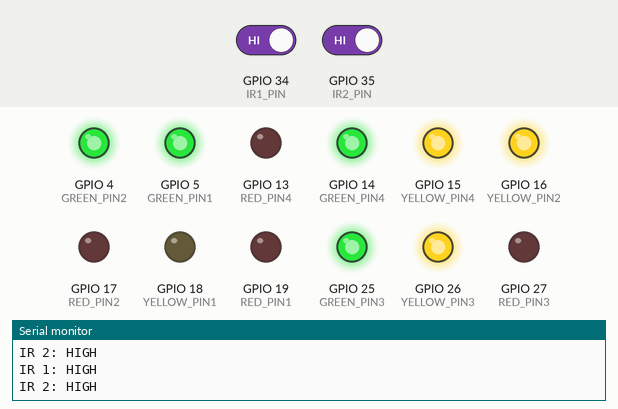
This program was run on a simulated ESP32. On the bench: output pins drawn as LEDs (lit = HIGH), the last lines printed to the serial monitor. The inputs (shaded band) are chosen by the test bench; at power-on: GPIO 34 (IR1_PIN) HIGH, GPIO 35 (IR2_PIN) HIGH.

Above: at 1.8 s.
1.9 s: GPIO 34 (IR1_PIN) driven LOW
At 3.2 s:
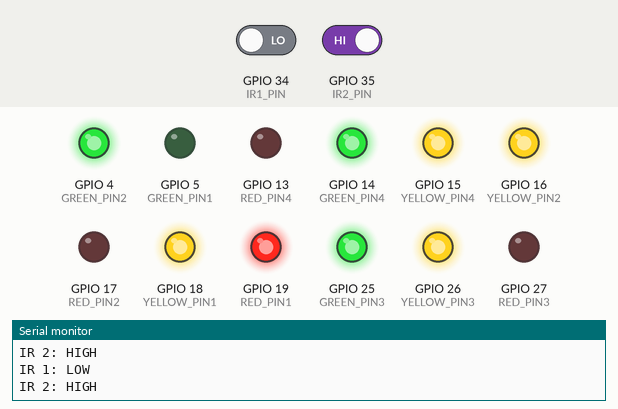
At 8.4 s:
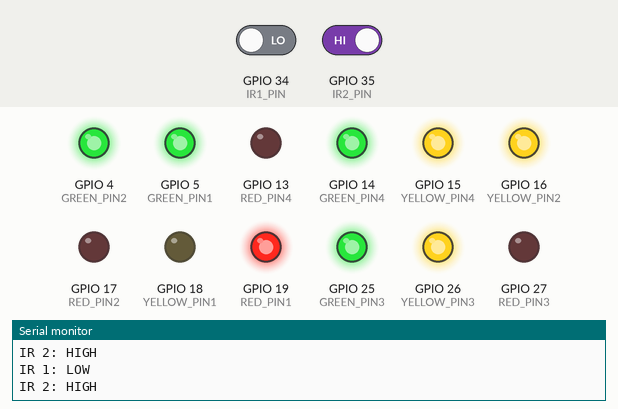
Timing chart, 0 to 25.5 s (numbered marks = the images above; inputs shaded):
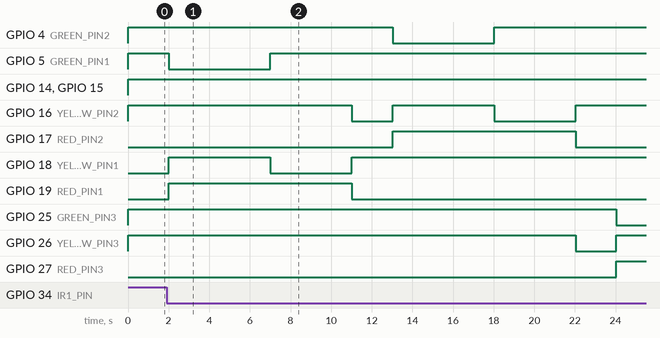

The program:

main.cpp
```cpp
#include <Arduino.h>
#include <WiFi.h>

// Sensor pins for IR vehicle detection
#define IR1_PIN 34
#define IR2_PIN 35
#define IR3_PIN 22
#define IR4_PIN 23

// Traffic light control pins for each lane
#define RED_PIN1 19
#define YELLOW_PIN1 18
#define GREEN_PIN1 5

#define RED_PIN2 17
#define YELLOW_PIN2 16
#define GREEN_PIN2 4

#define RED_PIN3 27
#define YELLOW_PIN3 26
#define GREEN_PIN3 25

#define RED_PIN4 13
#define YELLOW_PIN4 15
#define GREEN_PIN4 14

#define SERIAL_BAUD 115200 // Serial communication baud rate

// Enum for traffic light states
enum TrafficState
{
  RED,         // Red light
  RED_YELLOW,  // Red and yellow together (prepare to go)
  GREEN,       // Green light
  YELLOW       // Yellow light (prepare to stop)
};

// Structure to hold the duration for each state (in milliseconds)
struct StateDuration
{
  int redDuration;
  int redYellowDuration;
  int yellowDuration;
  int greenDuration;
};

// Structure representing a traffic light for a lane
struct TrafficLight
{
  int redPin;
  int yellowPin;
  int greenPin;
  int laneId;
  TrafficState state;
  StateDuration duration;
};

// Array of traffic lights for each lane, with initial durations and state
TrafficLight trafficLights[4] = {
    {RED_PIN1, YELLOW_PIN1, GREEN_PIN1, 1, RED, {7000, 2000, 4000, 5000}},
    {RED_PIN2, YELLOW_PIN2, GREEN_PIN2, 2, RED, {7000, 2000, 4000, 5000}},
    {RED_PIN3, YELLOW_PIN3, GREEN_PIN3, 3, RED, {7000, 2000, 4000, 5000}},
    {RED_PIN4, YELLOW_PIN4, GREEN_PIN4, 4, RED, {7000, 2000, 4000, 5000}}};

int activeLane = 1; // Currently active lane (for logging)
int numLanes = 4;   // Total number of lanes
int laneIndex = 0;  // Index of the current lane being controlled

// Function declarations for FreeRTOS tasks and light control
void trafficControlTask(void *pvParameters);
void cloudLoggingTask(void *pvParameters);
void setTrafficLights(int lane_id);

void setup()
{
  // Set IR sensor pins as input
  pinMode(IR1_PIN, INPUT);
  pinMode(IR2_PIN, INPUT);
  pinMode(IR3_PIN, INPUT);
  pinMode(IR4_PIN, INPUT);

  // Array of all traffic light pins for initialization
  int trafficPins[12] = {RED_PIN1, RED_PIN2, RED_PIN3, RED_PIN4,
                         YELLOW_PIN1, YELLOW_PIN2, YELLOW_PIN3, YELLOW_PIN4,
                         GREEN_PIN1, GREEN_PIN2, GREEN_PIN3, GREEN_PIN4};

  // Set all traffic light pins as output and turn them off initially
  for (int i = 0; i < 12; i++)
  {
    pinMode(trafficPins[i], OUTPUT);
    digitalWrite(trafficPins[i], LOW);
  }

  // Initialize serial communication for debugging/logging
  Serial.begin(SERIAL_BAUD);

  // Create the traffic control task on core 1
  xTaskCreatePinnedToCore(
      trafficControlTask, "Traffic Control", 4096, NULL, 1, NULL, 1); // Core 1

  // Create the cloud logging task on core 0
  xTaskCreatePinnedToCore(
      cloudLoggingTask, "Cloud Logging", 4096, NULL, 1, NULL, 0); // Core 0
}

void loop()
{
  // Main loop is empty because all logic runs in FreeRTOS tasks
}

// Task to control the traffic lights in a round-robin fashion
void trafficControlTask(void *pvParameters)
{
  TrafficState currentState = RED;           // Start with RED state
  unsigned long stateStartTime = millis();   // Track when the state started

  while (1)
  {
    TrafficLight &activeLight = trafficLights[laneIndex]; // Current lane's light

    unsigned long now = millis();
    unsigned long elapsed = now - stateStartTime; // Time spent in current state

    // State machine for traffic light sequence
    switch (currentState)
    {
    case RED:
      // Immediately transition to RED_YELLOW (no delay for RED)
      currentState = RED_YELLOW;
      stateStartTime = now;
      break;

    case RED_YELLOW:
      // Wait for red-yellow duration, then go to GREEN
      if (elapsed >= activeLight.duration.redYellowDuration)
      {
        currentState = GREEN;
        stateStartTime = now;
      }
      break;

    case GREEN:
      // Wait for green duration, then go to YELLOW
      if (elapsed >= activeLight.duration.greenDuration)
      {
        currentState = YELLOW;
        stateStartTime = now;
      }
      break;

    case YELLOW:
      // Wait for yellow duration, then move to next lane and start RED_YELLOW
      if (elapsed >= activeLight.duration.yellowDuration)
      {
        laneIndex = (laneIndex + 1) % numLanes; // Next lane (wrap around)
        currentState = RED_YELLOW;
        stateStartTime = now;
      }
      break;
    }

    // Update the state of each traffic light
    for (int i = 0; i < numLanes; i++)
    {
      trafficLights[i].state = (i == laneIndex) ? currentState : RED; // Only active lane changes state
      setTrafficLights(trafficLights[i].laneId); // Update hardware pins
    }

    activeLane = trafficLights[laneIndex].laneId; // Update global active lane for logging

    vTaskDelay(10 / portTICK_PERIOD_MS); // Small delay to yield to other tasks
  }
}

// Set the hardware pins for a given lane based on its state
void setTrafficLights(int lane_id)
{
  TrafficLight &light = trafficLights[lane_id - 1];
  TrafficState state = light.state;

  // Set pin outputs based on the current state
  switch (state)
  {
  case RED:
    digitalWrite(light.redPin, LOW);      // Red ON
    digitalWrite(light.yellowPin, HIGH);  // Yellow OFF
    digitalWrite(light.greenPin, HIGH);   // Green OFF
    break;
  case RED_YELLOW:
    digitalWrite(light.redPin, LOW);      // Red ON
    digitalWrite(light.yellowPin, LOW);   // Yellow ON
    digitalWrite(light.greenPin, HIGH);   // Green OFF
    break;
  case GREEN:
    digitalWrite(light.redPin, HIGH);     // Red OFF
    digitalWrite(light.yellowPin, HIGH);  // Yellow OFF
    digitalWrite(light.greenPin, LOW);    // Green ON
    break;
  case YELLOW:
    digitalWrite(light.redPin, HIGH);     // Red OFF
    digitalWrite(light.yellowPin, LOW);   // Yellow ON
    digitalWrite(light.greenPin, HIGH);   // Green OFF
    break;
  }
}

void log_if_violation(int lane_idx, String message){
  if (trafficLights[lane_idx].state == RED || trafficLights[lane_idx].state == RED_YELLOW) {
    Serial.printf("%s\n", message.c_str());
  }

  vTaskDelay(10 / portTICK_PERIOD_MS); // Small delay to yield to other tasks
}

// Task to log IR sensor and lane status to Serial (could be extended for cloud)
void cloudLoggingTask(void *pvParameters)
{
  int irPins[4] = {IR1_PIN, IR2_PIN, IR3_PIN, IR4_PIN};
  while (1)
  {
    // Read all IR sensors (vehicle detection)
    int ir1 = digitalRead(IR1_PIN);
    for (int i = 0; i < 2; i++) {
      int irValue = digitalRead(irPins[i]);
      String signal = irValue ? "HIGH" : "LOW";
      Serial.printf("IR %d: %s\n", (i+1), signal.c_str());
      if (irValue == LOW) { // Vehicle detected
        log_if_violation(i, "BEAM_BROKEN_CAM" + String(i + 1));
      }
    }

    vTaskDelay(1000 / portTICK_PERIOD_MS); // Log every 1s
  }
}
```
